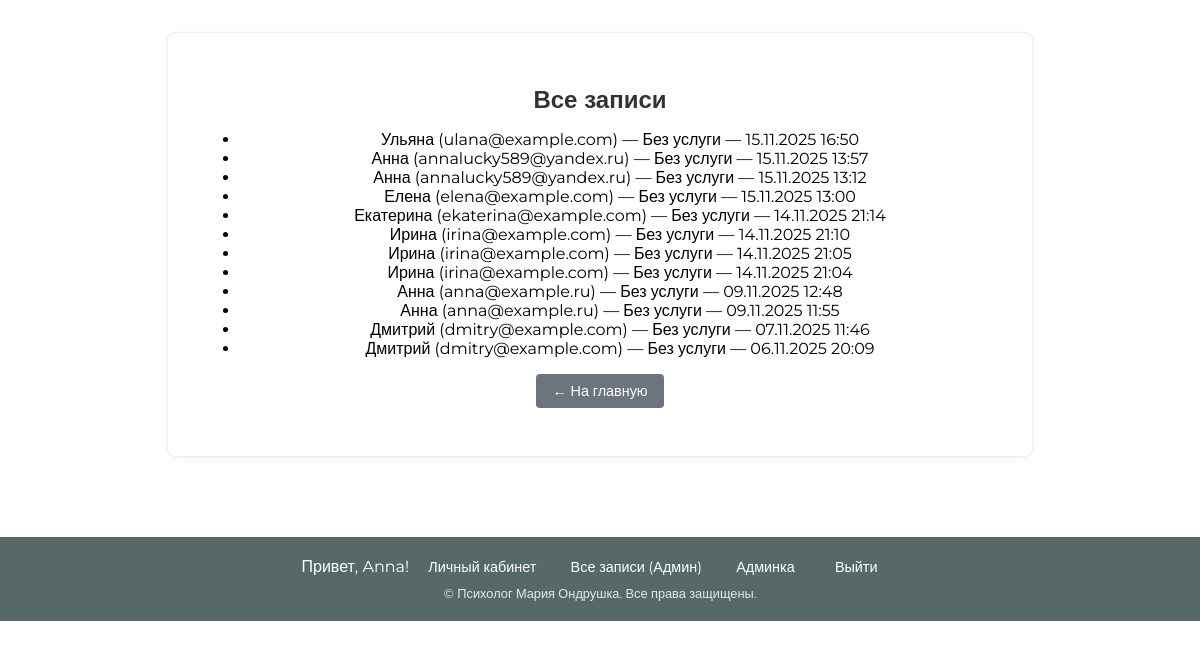
The page /admin-bookings/ (signed in) on the database its author committed.
### pages/models.py (models this page shows, shortened)
class Booking(models.Model):
    STATUS_CHOICES = [
        ('pending', 'Ожидает'),
        ('confirmed', 'Подтверждена'),
        ('completed', 'Завершена'),
        ('cancelled', 'Отменена'),
    ]
    user = models.ForeignKey(User, on_delete=models.CASCADE, null=True, blank=True, verbose_name='Пользователь')
    privacy_policy = models.ForeignKey(PrivacyPolicy, on_delete=models.CASCADE, verbose_name='Политика конфиденциальности', null=True, blank=True)
    consent_form = models.ForeignKey(ConsentForm, on_delete=models.CASCADE, verbose_name='Форма согласия', null=True, blank=True)
    accepted_privacy_policy = models.BooleanField(default=False, verbose_name='Согласие на политику конфиденциальности')
    accepted_consent = models.BooleanField(default=False, verbose_name='Согласие на обработку персональных данных')
    name = models.CharField(max_length=100, verbose_name='Имя')
    phone = models.CharField(max_length=20, verbose_name='Телефон')
    email = models.EmailField(verbose_name='Email')
    message = models.TextField(blank=True, verbose_name='Сообщение')
    status = models.CharField(max_length=20, choices=STATUS_CHOICES, default='pending', verbose_name='Статус')
    created_at = models.DateTimeField(auto_now_add=True, verbose_name='Дата записи')
    class Meta:
        verbose_name = 'Запись'
        verbose_name_plural = 'Записи'
        ordering = ['-created_at']

### pages/views.py (the view)
# urls.py: path('admin-bookings/', views.admin_bookings, name='admin_bookings'),
@login_required
@user_passes_test(is_admin)
def admin_bookings(request):
    bookings = Booking.objects.all()
    return render(request, 'pages/admin_bookings.html', {'bookings': bookings})

### pages/views.py (called while the page is built)
def is_admin(user):
    return user.is_staff

### pages/templates/pages/admin_bookings.html (shortened to what this page needs)
{% extends "pages/base.html" %}
{% block content %}
<div class="profile-container">
    <h2>Все записи</h2>
    <ul>
    {% for booking in bookings %}
        <li>
            {{ booking.name }} ({{ booking.email }}) — {{ booking.service.title|default:"Без услуги" }} — {{ booking.created_at|date:"d.m.Y H:i" }}
        </li>
    {% endfor %}
    </ul>
    <p><a href="/" class="back-btn">← На главную</a></p>
</div>
{% endblock %}

### pages/templates/pages/base.html (shortened to what this page needs)
{% load static %}
<!DOCTYPE html>
<html lang="ru">
<head>
    <link rel="stylesheet" href="{% static 'pages/style.css' %}">
</head>
<body>
    {% block content %}
    {% endblock %}
    <footer class="site-footer">
        <div class="footer-links">
            {% if user.is_authenticated %}
                <span>Привет, {{ user.first_name|default:user.username }}!</span>
                <a href="{% url 'user_profile' %}">Личный кабинет</a>
                {% if user.is_staff %}
                    <a href="{% url 'admin_bookings' %}">Все записи (Админ)</a>
                    <a href="{% url 'admin:index' %}">Админка</a>
                {% endif %}
                <form action="{% url 'logout' %}" method="post" style="display: inline;">
                    <button type="submit" class="logout-link">Выйти</button>
                </form>
            {% else %}
                <a href="{% url 'register' %}">Регистрация</a>
                <a href="{% url 'login' %}">Вход</a>
            {% endif %}
        </div>
        <div class="footer-text">
            © {{ current_year }} Психолог Мария Ондрушка. Все права защищены.
        </div>
    </footer>
</body>
</html>

### pages/static/pages/style.css (style rules this page uses)
body { font-family: 'Montserrat', sans-serif; margin: 0; padding: 0; }
html { scroll-behavior: smooth; }
.site-footer { background-color: #566967; color: white; padding: 20px 0; text-align: center; margin-top: 80px; }
.footer-links { margin-bottom: 10px; }
.footer-links a { color: white; text-decoration: none; margin: 0 15px; font-size: 0.9rem; transition: color 0.3s ease; }
.footer-text { font-size: 0.8rem; color: #e2e8f0; }
.logout-link { background: none; border: none; color: white; text-decoration: none; cursor: pointer; font-size: 0.9rem; margin: 0 15px; transition: color 0.3s ease; }
.profile-container { max-width: 800px; margin: 2rem auto; padding: 2rem; border: 1px solid #eee; border-radius: 8px; background-color: white; box-shadow: 0 2px 10px rgba(0, 0, 0, 0.05); text-align: center; }
.profile-container h2 { font-size: 1.5rem; margin-bottom: 1rem; color: #333; }
.back-btn { display: inline-block; padding: 0.5rem 1rem; background-color: #6c757d; color: white; border: none; border-radius: 4px; text-decoration: none; font-size: 0.9rem; transition: background-color 0.2s; }

### rows shown on the page
Booking: name "Ульяна", email "ulana@example.com", service "Без услуги", created_at "15.11.2025 16:50"
Booking: name "Анна", email "annalucky589@yandex.ru", service "Без услуги", created_at "15.11.2025 13:57"
Booking: name "Анна", email "annalucky589@yandex.ru", service "Без услуги", created_at "15.11.2025 13:12"
Booking: name "Елена", email "elena@example.com", service "Без услуги", created_at "15.11.2025 13:00"
Booking: name "Екатерина", email "ekaterina@example.com", service "Без услуги", created_at "14.11.2025 21:14"
Booking: name "Ирина", email "irina@example.com", service "Без услуги", created_at "14.11.2025 21:10"
Booking: name "Ирина", email "irina@example.com", service "Без услуги", created_at "14.11.2025 21:05"
Booking: name "Ирина", email "irina@example.com", service "Без услуги", created_at "14.11.2025 21:04"
Booking: name "Анна", email "anna@example.ru", service "Без услуги", created_at "09.11.2025 12:48"
Booking: name "Анна", email "anna@example.ru", service "Без услуги", created_at "09.11.2025 11:55"
Booking: name "Дмитрий", email "dmitry@example.com", service "Без услуги", created_at "07.11.2025 11:46"
Booking: name "Дмитрий", email "dmitry@example.com", service "Без услуги", created_at "06.11.2025 20:09"

### other values the page prints
{{ user.first_name|default:user.username }} "Anna"
